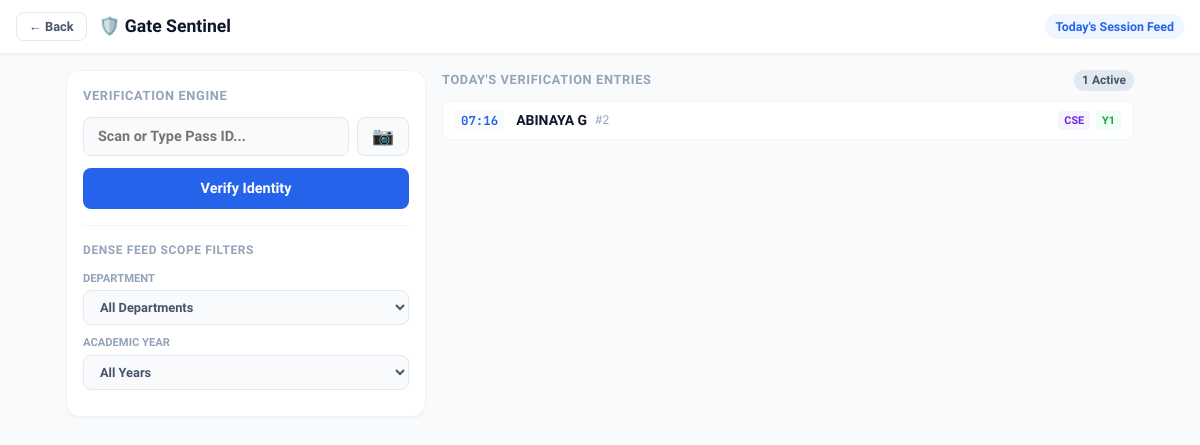
The page /open_scanner on the database as committed earlier.
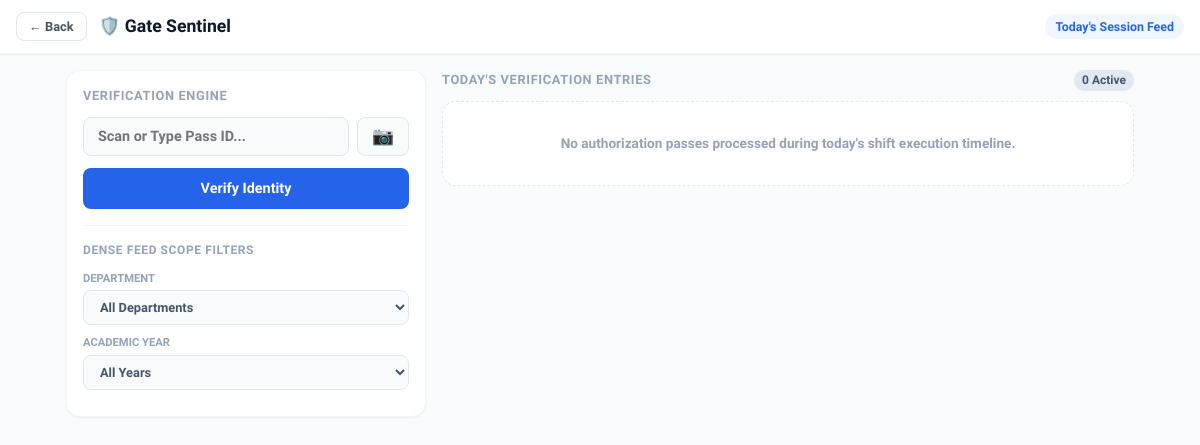
The same page on the database as committed later.
### app.py (models this page shows)
class DetailedPass(db.Model):
    id = db.Column(db.Integer, primary_key=True)
    letter_id = db.Column(db.String(50))
    student_name = db.Column(db.String(150))
    dept = db.Column(db.String(100))
    year = db.Column(db.String(20))
    scanned_at = db.Column(db.DateTime, default=datetime.utcnow)

### app.py (the view)
@app.route('/open_scanner')
def open_scanner():
    records = DetailedPass.query.order_by(DetailedPass.scanned_at.desc()).all()
    return render_template('scanner.html', records=records)

### templates/scanner.html (shortened to what this page needs)
<!DOCTYPE html>
<html lang="en">
<head>
</head>
<body>
    <header class="app-bar">
        <div class="nav-left">
            <button class="btn-back" onclick="window.history.back();">← Back</button>
            <h1 class="app-title">🛡️ Gate Sentinel</h1>
        </div>
        <div class="day-order-badge" id="currentDayOrder">Today's Session Feed</div>
    </header>
    <main class="dashboard-container">
        <aside class="left-column">
            <div class="panel-card">
                <h2 class="panel-title">Verification Engine</h2>
                <form id="verificationForm" action="/verify_id" method="post">
                    <div class="form-group">
                        <div class="input-with-action">
                            <input type="number" name="letter_id" id="letter_id" class="form-input" placeholder="Scan or Type Pass ID..." autocomplete="off" required>
                            <button type="button" class="btn-action-toggle" id="toggleScannerBtn" title="Scan QR Code with Camera">
                                📷
                            </button>
                        </div>
                    </div>
                    <button type="submit" class="btn-submit">Verify Identity</button>
                </form>
                <div class="filter-section">
                    <h3 class="panel-title" style="font-size: 0.75rem;">Dense Feed Scope Filters</h3>
                    <div class="filter-group">
                        <label class="filter-label">Department</label>
                        <select class="filter-select" id="deptFilter" onchange="runLiveDenseFilter()">
                            <option value="ALL">All Departments</option>
                        </select>
                    </div>
                    <div class="filter-group">
                        <label class="filter-label">Academic Year</label>
                        <select class="filter-select" id="yearFilter" onchange="runLiveDenseFilter()">
                            <option value="ALL">All Years</option>
                        </select>
                    </div>
                </div>
            </div>
        </aside>
        <section class="right-column">
            <div style="margin-bottom: 10px; display: flex; justify-content: space-between; align-items: center;">
                <h2 class="panel-title" style="margin-bottom: 0;">Today's Verification Entries</h2>
                <span id="liveCounter" style="font-size: 0.75rem; font-weight: 700; color: var(--text-secondary); background: #e2e8f0; padding: 2px 8px; border-radius: 10px;">0 Active</span>
            </div>
            <div class="records-wrapper-box" id="denseLedgerContainer">
                {% for record in records %}
                    <div class="dense-strip-row"
                         data-dept="{{ record.dept }}"
                         data-year="{{ record.year }}"
                         data-timestamp="{{ record.scanned_at }}">
                        <div class="strip-left-block">
                            <span class="inline-time-stamp">{{ record.scanned_at.strftime('%H:%M') }}</span>
                            <div class="inline-profile-data">
                                <span class="inline-student-name">{{ record.student_name }}</span>
                                <span class="inline-pass-id">#{{ record.letter_id }}</span>
                            </div>
                        </div>
                        <div class="strip-right-block">
                            <span class="micro-pill pill-dept">{{ record.dept }}</span>
                            <span class="micro-pill pill-year">Y{{ record.year }}</span>
                        </div>
                    </div>
                {% else %}
                    <div class="empty-fallback-state" id="absoluteFallback">
                        <p>No authorization passes processed during today's shift execution timeline.</p>
                    </div>
                {% endfor %}
            </div>
        </section>
    </main>
</body>
</html>

### templates/scanner.html (style rules this page uses)
:root { --bg-surface: #f8fafc; --bg-card: #ffffff; --text-primary: #0f172a; --text-secondary: #475569; --text-muted: #94a3b8; --brand-primary: #2563eb; --brand-primary-light: #eff6ff; --brand-danger: #ef4444; --brand-success: #16a34a; --border-subtle: #f1f5f9; --border-strong: #e2e8f0; --radius-xl: 14px; --radius-md: 8px; --radius-sm: 4px; --shadow-sm: 0 1px 2px rgba(15, 23, 42, 0.05); --transition-fast: all 0.15s cubic-bezier(0.4, 0, 0.2, 1); }
* { box-sizing: border-box; margin: 0; padding: 0; font-family: 'Plus Jakarta Sans', sans-serif; -webkit-font-smoothing: antialiased; }
body { background-color: var(--bg-surface); color: var(--text-primary); line-height: 1.4; }
.app-bar { background-color: var(--bg-card); border-bottom: 1px solid var(--border-subtle); position: sticky; top: 0; z-index: 100; padding: 12px 16px; display: flex; align-items: center; justify-content: space-between; box-shadow: var(--shadow-sm); }
.nav-left { display: flex; align-items: center; gap: 12px; }
.btn-back { background: none; border: 1px solid var(--border-strong); padding: 6px 12px; border-radius: var(--radius-md); cursor: pointer; font-size: 0.8rem; font-weight: 600; color: var(--text-secondary); transition: var(--transition-fast); }
.app-title { font-size: 1.1rem; font-weight: 800; }
.day-order-badge { background-color: var(--brand-primary-light); color: var(--brand-primary); padding: 4px 10px; border-radius: 20px; font-size: 0.775rem; font-weight: 700; }
.dashboard-container { max-width: 1100px; margin: 16px auto; padding: 0 16px; display: grid; grid-template-columns: 1fr; gap: 16px; }
@media (min-width: 868px) { .dashboard-container { grid-template-columns: 360px 1fr; align-items: start; } }
.panel-card { background-color: var(--bg-card); border: 1px solid var(--border-subtle); border-radius: var(--radius-xl); padding: 16px; box-shadow: var(--shadow-sm); }
.panel-title { font-size: 0.8rem; font-weight: 700; color: var(--text-muted); margin-bottom: 12px; text-transform: uppercase; letter-spacing: 0.05em; }
.form-group { margin-bottom: 12px; }
.input-with-action { display: flex; gap: 8px; }
.form-input { width: 100%; padding: 10px 14px; border: 1px solid var(--border-strong); border-radius: var(--radius-md); font-size: 0.9rem; font-weight: 600; outline: none; background-color: var(--bg-surface); transition: var(--transition-fast); }
.btn-action-toggle { background-color: var(--bg-surface); border: 1px solid var(--border-strong); border-radius: var(--radius-md); padding: 0 14px; cursor: pointer; font-size: 1.1rem; display: flex; align-items: center; justify-content: center; transition: var(--transition-fast); }
.btn-submit { width: 100%; background-color: var(--brand-primary); color: white; border: none; padding: 12px; border-radius: var(--radius-md); font-size: 0.9rem; font-weight: 700; cursor: pointer; transition: var(--transition-fast); }
.filter-section { margin-top: 16px; padding-top: 16px; border-top: 1px solid var(--border-subtle); }
.filter-group { margin-bottom: 10px; }
.filter-label { font-size: 0.7rem; font-weight: 700; color: var(--text-muted); margin-bottom: 4px; display: block; text-transform: uppercase; }
.filter-select { width: 100%; padding: 8px 12px; border-radius: var(--radius-md); border: 1px solid var(--border-strong); background-color: var(--bg-surface); font-size: 0.8rem; font-weight: 600; color: var(--text-secondary); outline: none; }
.records-wrapper-box { display: flex; flex-direction: column; gap: 4px; }
.empty-fallback-state { background: var(--bg-card); border: 1px dashed var(--border-strong); border-radius: var(--radius-xl); padding: 32px 16px; text-align: center; color: var(--text-muted); font-size: 0.85rem; font-weight: 600; }

Rows that differ between the two databases and show on the page:
removed DetailedPass: scanned_at "07:16", student_name "ABINAYA G", letter_id "2", dept "CSE", year "1"
Other text that changed with them:
text written by a page script: "1 Active" → "0 Active"
text now shown: "No authorization passes processed during today's shift execution timeline."
